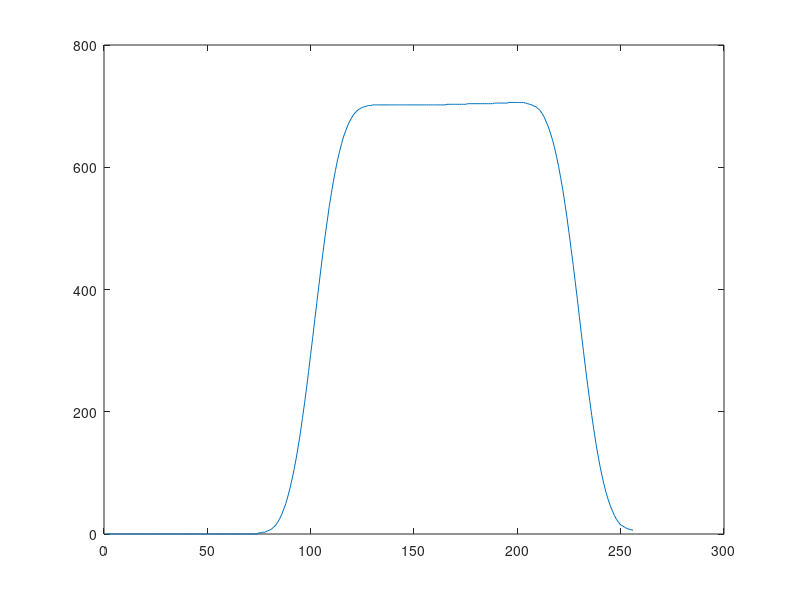

Write the MATLAB code that produced this figure.
clear
close
clc

% fs = 51.2e3;
% ff = 1:1:256;
t = 1:1:256;
Ntt = length(t);

%% Signal 1 (frequency-overlapping Signal)
t1 = t(75:130);
t2 = t;

x1 = zeros(1,Ntt);
x1(75:130) = 2.7*exp(-1*((9 * (t1 - 102).^2) / 6272) + 1i*((2 * pi * 1000 * (t1 - 70).^2) / (511^2)));
x2 = 1.4*exp(-1*(((t2 - 185).^2) / 338) + 1i*(2*pi*125*t2/511));

x = x1 + x2;

%% Unit-energy circular Gaussian window
% h = gausswin(64+1,1);

%% STFT
% figure(6)
% tfrstft(x.', t, Nt, h);

%% Spectrogram
Nt = 128;
pad = zeros(1, Nt*3/2);
x = [pad, x];
NN = length(x);

% time-domain index, total index = 384+256; first 384 indeices are 0s (negative time index)
V = zeros(Nt, Nt);  % -N/2 ~ N/2-1
B = zeros(Nt, Nt);  % -N/2 ~ N/2-1
E = zeros(Nt, 1);   % -N/2 ~ N/2-1
C = zeros(1, Nt);   % candidate window width
T = zeros(1, NN);   % optimum window width
%% Recursion
for n = 1:NN
    S = E(Nt/2+1, 1);  % E0
    C(1) = E(Nt/2+1, 1);

    for i = 2:Nt/2
        ii = i - 1;  % 1 ~ N/2-1
        S = S + E(Nt/2+1+ii, 1) + E(Nt/2+1-ii, 1);
        C(i) = S/(2*(ii^2) + 4*ii + 1);
    end

    T_opt = max(C);
    T(n) = 2*T_opt;

    V(:, 1:end-1) = V(:, 2:end);
    for j = -Nt/2:Nt/2-1
        aa = 0;
        bb = 0;
        cc = 0;
        dd = 0;
        if n + 1 + j + abs(j) > 0 && n + 1 + j + abs(j) <= NN
            aa = x(n + 1 + j + abs(j));
        end
        if n + 1 - j + abs(j) > 0 && n + 1 - j + abs(j) <= NN
            bb = x(n + 1 - j + abs(j));
        end
        if n + j - abs(j) > 0 && n + j - abs(j) <= NN
            cc = x(n + j - abs(j));
        end
        if n - j - abs(j) > 0 && n - j - abs(j) <= NN
            dd = x(n - j - abs(j));
        end
        jj = j + Nt/2 + 1;  % real j index in MATLAB
        V(jj,end) = aa*conj(bb) - cc*conj(dd);
    end

    b = B(:, 1);
    B(:, 1:end-1) = B(:, 2:end);
    B(: , end) = abs(V(:, end)).^2;

    E = E + B(:, end) - b;
end

T = round(T);
T = T(end-Ntt+1:end);

figure(1)
plot(T)
